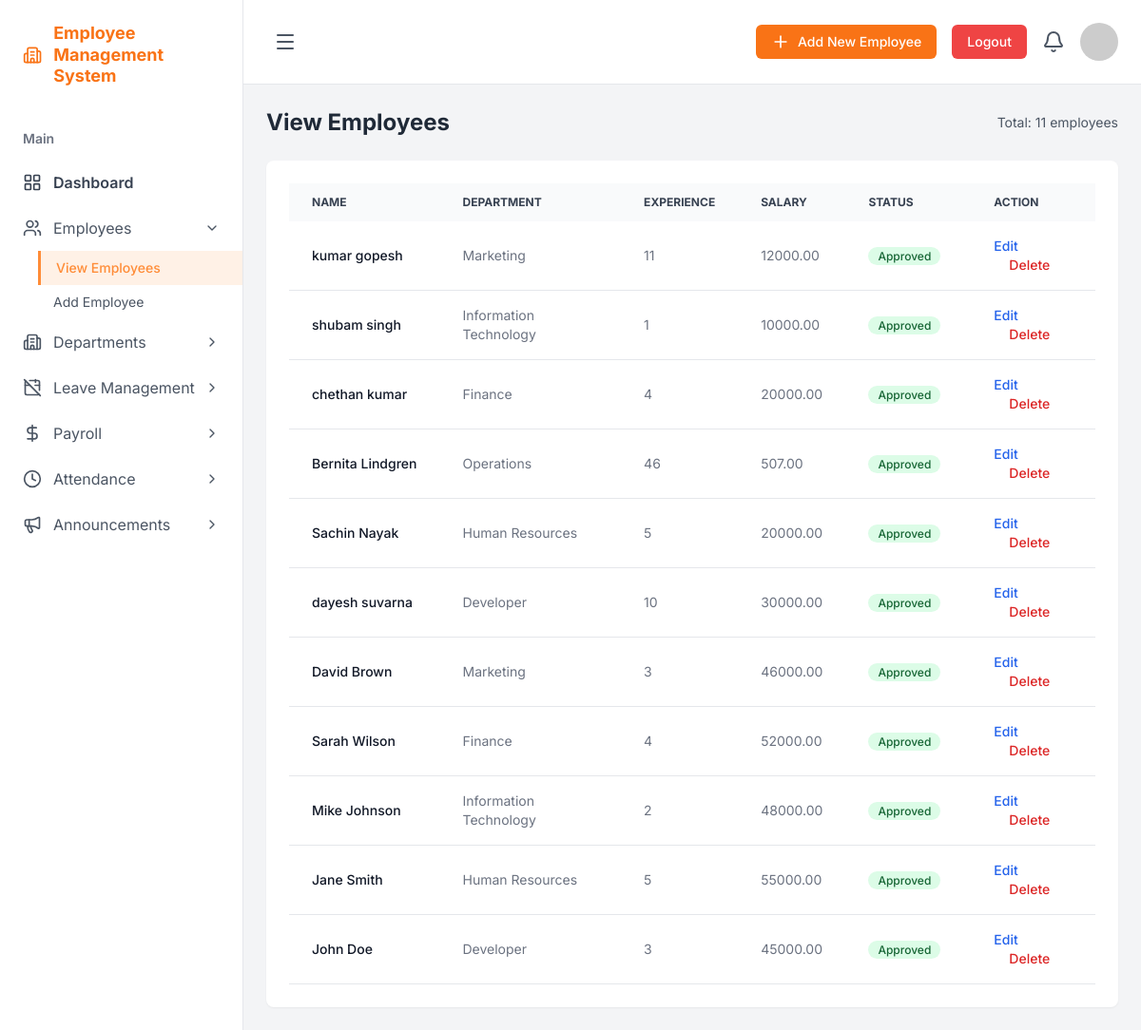
Page /dashboard/admin/employees/ (signed in) on the committed database.
### core/models.py (models this page shows)
class User(AbstractUser):
    ROLE_CHOICES = (
        ('ADMIN', 'Admin'),
        ('EMPLOYEE', 'Employee'),
    )
    role = models.CharField(max_length=10, choices=ROLE_CHOICES, default='EMPLOYEE')
    is_approved = models.BooleanField(default=False)
    department = models.ForeignKey(Department, on_delete=models.SET_NULL, null=True, blank=True)
    salary = models.DecimalField(max_digits=10, decimal_places=2, null=True, blank=True)
    birthday = models.DateField(null=True, blank=True)
    experience = models.PositiveIntegerField(null=True, blank=True, help_text="Experience in years")
    date_of_joining = models.DateField(null=True, blank=True)
    objects = CustomUserManager()
    groups = models.ManyToManyField(
        Group,
        verbose_name='groups',
        blank=True,
        help_text='The groups this user belongs to. A user will get all permissions granted to each of their groups.',
        related_name="custom_user_set",  # Unique related_name
        related_query_name="user",
    )
    user_permissions = models.ManyToManyField(
        Permission,
        verbose_name='user permissions',
        blank=True,
        help_text='Specific permissions for this user.',
        related_name="custom_user_permissions_set",  # Unique related_name
        related_query_name="user",
    )

class Department(models.Model):
    name = models.CharField(max_length=100, unique=True)
    def __str__(self):
        return self.name

### core/views.py (the view)
# urls.py: path('dashboard/admin/employees/', AdminEmployeeListView.as_view(), name='admin_view_employees'),
class AdminEmployeeListView(AdminRequiredMixin, ListView):
    model = User
    template_name = 'admin_view_employees.html'
    context_object_name = 'employees'
    paginate_by = 15
    ordering = ['-id']  # Newest first
    def get_queryset(self):
        return User.objects.filter(role='EMPLOYEE').order_by('-id')

### core/views.py (called while the page is built)
    def dispatch(self, request, *args, **kwargs):
        if not request.user.is_authenticated:
            return self.handle_no_permission()
        if not (request.user.is_superuser or request.user.role == 'ADMIN'):
            return redirect('employee_dashboard')
        return super().dispatch(request, *args, **kwargs)

### templates/admin_view_employees.html (shortened to what this page needs)
{% extends 'base_admin.html' %}
{% block content %}
<div class="p-6">
    <div class="flex justify-between items-center mb-6">
        <h2 class="text-2xl font-bold text-gray-800">View Employees</h2>
        <div class="text-sm text-gray-600">
            Total: {{ paginator.count }} employees
        </div>
    </div>
    <div class="bg-white p-6 rounded-lg shadow-sm">
        <table class="w-full text-sm text-left text-gray-500">
            <thead class="text-xs text-gray-700 uppercase bg-gray-50">
                <tr>
                    <th scope="col" class="px-6 py-3">Name</th>
                    <th scope="col" class="px-6 py-3">Department</th>
                    <th scope="col" class="px-6 py-3">Experience</th>
                    <th scope="col" class="px-6 py-3">Salary</th>
                    <th scope="col" class="px-6 py-3">Status</th>
                    <th scope="col" class="px-6 py-3">Action</th>
                </tr>
            </thead>
            <tbody>
                {% for employee in employees %}
                <tr class="bg-white border-b">
                    <td class="px-6 py-4 font-medium text-gray-900 whitespace-nowrap">{{ employee.first_name }} {{ employee.last_name }}</td>
                    <td class="px-6 py-4">{{ employee.department }}</td>
                    <td class="px-6 py-4">{{ employee.experience }}</td>
                    <td class="px-6 py-4">{{ employee.salary }}</td>
                    <td class="px-6 py-4">
                        {% if employee.is_approved %}
                            <span class="bg-green-100 text-green-800 text-xs font-medium mr-2 px-2.5 py-0.5 rounded-full">Approved</span>
                        {% else %}
                            <span class="bg-yellow-100 text-yellow-800 text-xs font-medium mr-2 px-2.5 py-0.5 rounded-full">Pending</span>
                        {% endif %}
                    </td>
                    <td class="px-6 py-4">
                        {% if employee.is_approved %}
                            <a href="{% url 'admin_edit_employee' employee.pk %}" class="font-medium text-blue-600 hover:underline">Edit</a>
                            <a href="{% url 'admin_delete_employee' employee.pk %}" class="font-medium text-red-600 hover:underline ml-4">Delete</a>
                        {% else %}
                            <a href="{% url 'admin_approve_employee' employee.pk %}" class="font-medium text-green-600 hover:underline">Approve</a>
                            <a href="{% url 'admin_reject_employee' employee.pk %}" class="font-medium text-red-600 hover:underline ml-4">Reject</a>
                        {% endif %}
                    </td>
                </tr>
                {% empty %}
                <tr>
                    <td colspan="6" class="px-6 py-4 text-center text-gray-500">No employees found.</td>
                </tr>
                {% endfor %}
            </tbody>
        </table>
    </div>
</div>
{% endblock %}

### templates/base_admin.html (shortened to what this page needs)
<!DOCTYPE html>
<html lang="en">
<head>
    <script src="https://cdn.tailwindcss.com"></script>
</head>
<body class="flex min-h-screen">
    <aside id="sidebar" class="w-64 sidebar flex-shrink-0 border-r border-gray-200 overflow-y-auto fixed inset-y-0 left-0 z-30 transform -translate-x-full transition-transform duration-300 ease-in-out md:relative md:translate-x-0">
        <div class="p-6 flex items-center">
            <i data-lucide="building-2" class="w-8 h-8 text-orange-500 mr-3"></i>
            <h1 class="text-lg font-bold text-orange-500 leading-tight">Employee Management System</h1>
        </div>
        <nav class="mt-2">
            <ul>
                <li class="px-6 py-3 text-gray-500 text-sm font-semibold">Main</li>
                <li>
                    <a href="{% url 'admin_dashboard' %}" class="nav-link flex items-center px-6 py-3 text-gray-700 font-semibold" data-url="admin_dashboard">
                        <i data-lucide="layout-grid" class="w-5 h-5 mr-3"></i>
                        Dashboard
                    </a>
                </li>
                <li class="menu-item">
                    <a href="#" class="flex items-center justify-between px-6 py-3 text-gray-600 hover:bg-gray-100">
                        <span class="flex items-center">
                            <i data-lucide="users" class="w-5 h-5 mr-3"></i>
                            Employees
                        </span>
                        <i data-lucide="chevron-right" class="w-4 h-4 transition-transform duration-200"></i>
                    </a>
                    <ul class="submenu ml-10">
                        <li><a href="{% url 'admin_view_employees' %}" class="submenu-link block px-4 py-2 text-sm text-gray-600" data-url="admin_view_employees">View Employees</a></li>
                        <li><a href="{% url 'admin_add_employee' %}" class="submenu-link block px-4 py-2 text-sm text-gray-600" data-url="admin_add_employee">Add Employee</a></li>
                    </ul>
                </li>
                <li class="menu-item">
                    <a href="#" class="flex items-center justify-between px-6 py-3 text-gray-600 hover:bg-gray-100">
                        <span class="flex items-center">
                           <i data-lucide="building-2" class="w-5 h-5 mr-3"></i>
                            Departments
                        </span>
                         <i data-lucide="chevron-right" class="w-4 h-4 transition-transform duration-200"></i>
                    </a>
                </li>
                <li class="menu-item">
                    <a href="#" class="flex items-center justify-between px-6 py-3 text-gray-600 hover:bg-gray-100">
                         <span class="flex items-center">
                            <i data-lucide="calendar-off" class="w-5 h-5 mr-3"></i>
                            Leave Management
                        </span>
                         <i data-lucide="chevron-right" class="w-4 h-4 transition-transform duration-200"></i>
                    </a>
                </li>
                <li class="menu-item">
                    <a href="#" class="flex items-center justify-between px-6 py-3 text-gray-600 hover:bg-gray-100">
                         <span class="flex items-center">
                            <i data-lucide="dollar-sign" class="w-5 h-5 mr-3"></i>
                            Payroll
                        </span>
                         <i data-lucide="chevron-right" class="w-4 h-4 transition-transform duration-200"></i>
                    </a>
                </li>
                <li class="menu-item">
                    <a href="#" class="flex items-center justify-between px-6 py-3 text-gray-600 hover:bg-gray-100">
                         <span class="flex items-center">
                            <i data-lucide="clock" class="w-5 h-5 mr-3"></i>
                            Attendance
                        </span>
                         <i data-lucide="chevron-right" class="w-4 h-4 transition-transform duration-200"></i>
                    </a>
                </li>
                <li class="menu-item">
                    <a href="#" class="flex items-center justify-between px-6 py-3 text-gray-600 hover:bg-gray-100">
                         <span class="flex items-center">
                            <i data-lucide="megaphone" class="w-5 h-5 mr-3"></i>
                            Announcements
                        </span>
                         <i data-lucide="chevron-right" class="w-4 h-4 transition-transform duration-200"></i>
                    </a>
                </li>
                </ul>
        </nav>
    </aside>
    <main class="flex-1">
        <header class="flex items-center justify-between p-6 bg-white border-b border-gray-200">
            <div class="flex items-center">
                <button id="menu-btn" class="mr-4 p-2 rounded-md hover:bg-gray-100">
                    <i data-lucide="menu" class="w-6 h-6 text-gray-600"></i>
                </button>
            </div>
            <div class="flex items-center space-x-2 sm:space-x-4">
              <a href="{% url 'admin_add_employee' %}" class="bg-orange-500 text-white rounded-md px-4 py-2 text-sm font-medium flex items-center">
                <i data-lucide="plus" class="w-5 h-5 mr-2"></i>
             <span class="hidden sm:inline">Add New Employee</span>
                </a>
                <div><form action="{% url 'logout' %}" method="post">
                        <button type="submit" class="bg-red-500 text-white px-4 py-2 rounded-md text-sm font-medium hover:bg-red-600">Logout</button>
                    </form></div>
                <div class="hidden md:flex items-center space-x-4">
                    <i data-lucide="bell" class="w-6 h-6 text-gray-600"></i>
                    <img src="https://placehold.co/40x40/E2E8F0/4A5568?text=A" alt="avatar" class="rounded-full"/>
                </div>
            </div>
        </header>
        {% block content %}
        {% endblock %}
    </main>
</body>
</html>

### templates/base_admin.html (style rules this page uses)
body { font-family: 'Inter', sans-serif; background-color: #f3f4f6; }
.sidebar { background-color: #ffffff; }
.nav-link { transition: all 0.2s ease-in-out; }
.submenu-link { transition: all 0.2s ease-in-out; }
.submenu-link.active { background-color: #fff1e6; color: #ff8c37; border-left: 3px solid #ff8c37; font-weight: 500; }
.submenu { display: none; }

### rows in the picture
User: first_name "kumar", last_name "gopesh", department "Marketing", experience "11", salary "12000.00", is_approved "Approved"
User: first_name "shubam", last_name "singh", department "Information Technology", experience "1", salary "10000.00", is_approved "Approved"
User: first_name "chethan", last_name "kumar", department "Finance", experience "4", salary "20000.00", is_approved "Approved"
User: first_name "Bernita", last_name "Lindgren", department "Operations", experience "46", salary "507.00", is_approved "Approved"
User: first_name "Sachin", last_name "Nayak", department "Human Resources", experience "5", salary "20000.00", is_approved "Approved"
User: first_name "dayesh", last_name "suvarna", department "Developer", experience "10", salary "30000.00", is_approved "Approved"
User: first_name "David", last_name "Brown", department "Marketing", experience "3", salary "46000.00", is_approved "Approved"
User: first_name "Sarah", last_name "Wilson", department "Finance", experience "4", salary "52000.00", is_approved "Approved"
User: first_name "Mike", last_name "Johnson", department "Information Technology", experience "2", salary "48000.00", is_approved "Approved"
User: first_name "Jane", last_name "Smith", department "Human Resources", experience "5", salary "55000.00", is_approved "Approved"
User: first_name "John", last_name "Doe", department "Developer", experience "3", salary "45000.00", is_approved "Approved"

### other values in the picture
{{ paginator.count }} "11"
